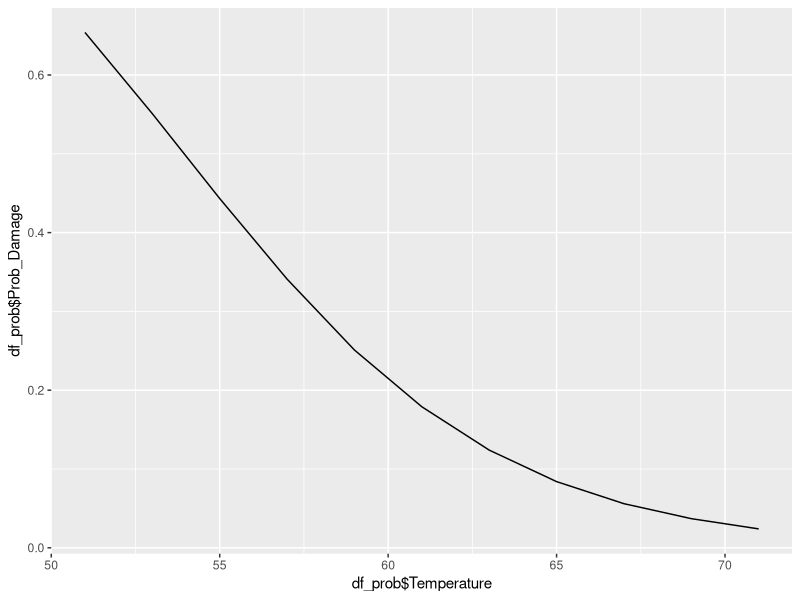

Write R code to recreate this figure.
## ---- chunk 1
library(ggplot2)

## ---- chunk 2

eth <- 0
sex <- 1
lrn <- 1
actual <- 2

predicted <- 18.93 - 9.11 * eth + 3.1 * sex + 2.15 * lrn
predicted

residual <- actual - predicted
residual

## ---- chunk 3

n <- 146
k <- 3
var_residuals <- 240.57
var_absentdays <- 264.17

R2 <- 1 - (var_residuals / var_absentdays)
R2

adjustedR2 <- 1 - (1 - R2) * ( (n-1) / (n-k-1) )
adjustedR2

## ---- chunk 4

temp = 51
p51 <- exp(11.6630 - (0.2162 * temp)) / (1 + exp(11.6630 - (0.2162 * temp)))
p51

temp = 53
p53 <- exp(11.6630 - (0.2162 * temp)) / (1 + exp(11.6630 - (0.2162 * temp)))
p53

temp = 55
p55 <- exp(11.6630 - (0.2162 * temp)) / (1 + exp(11.6630 - (0.2162 * temp)))
p55

## ---- chunk 5
temps <- seq(51, 71, by=2)
probs <- c(p51, p53, p55, 0.341, 0.251, 0.179, 0.124, 0.084, 0.056, 0.037, 0.024)

df_prob <- data.frame(Temperature=temps, Prob_Damage=probs)
## ---- chunk 6
g1 <- ggplot(df_prob) + geom_line(aes(x=df_prob$Temperature, y=df_prob$Prob_Damage ))
g1
